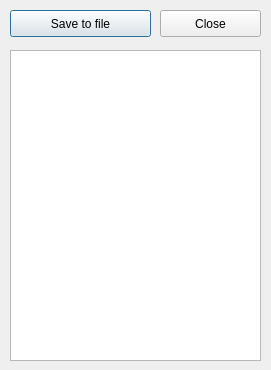
<?xml version="1.0" encoding="UTF-8"?>
<ui version="4.0">
 <class>resultwin</class>
 <widget class="QDialog" name="resultwin">
  <property name="geometry">
   <rect>
    <x>0</x>
    <y>0</y>
    <width>271</width>
    <height>370</height>
   </rect>
  </property>
  <property name="minimumSize">
   <size>
    <width>270</width>
    <height>370</height>
   </size>
  </property>
  <property name="windowTitle">
   <string>Analysis result</string>
  </property>
  <widget class="QPushButton" name="btn_res_save">
   <property name="geometry">
    <rect>
     <x>10</x>
     <y>10</y>
     <width>141</width>
     <height>27</height>
    </rect>
   </property>
   <property name="text">
    <string>Save to file</string>
   </property>
  </widget>
  <widget class="QPushButton" name="btn_reswin_close">
   <property name="geometry">
    <rect>
     <x>160</x>
     <y>10</y>
     <width>101</width>
     <height>27</height>
    </rect>
   </property>
   <property name="text">
    <string>Close</string>
   </property>
  </widget>
  <widget class="QTextEdit" name="txtarea_result">
   <property name="geometry">
    <rect>
     <x>10</x>
     <y>50</y>
     <width>251</width>
     <height>311</height>
    </rect>
   </property>
   <property name="readOnly">
    <bool>true</bool>
   </property>
  </widget>
 </widget>
 <resources/>
 <connections/>
</ui>
